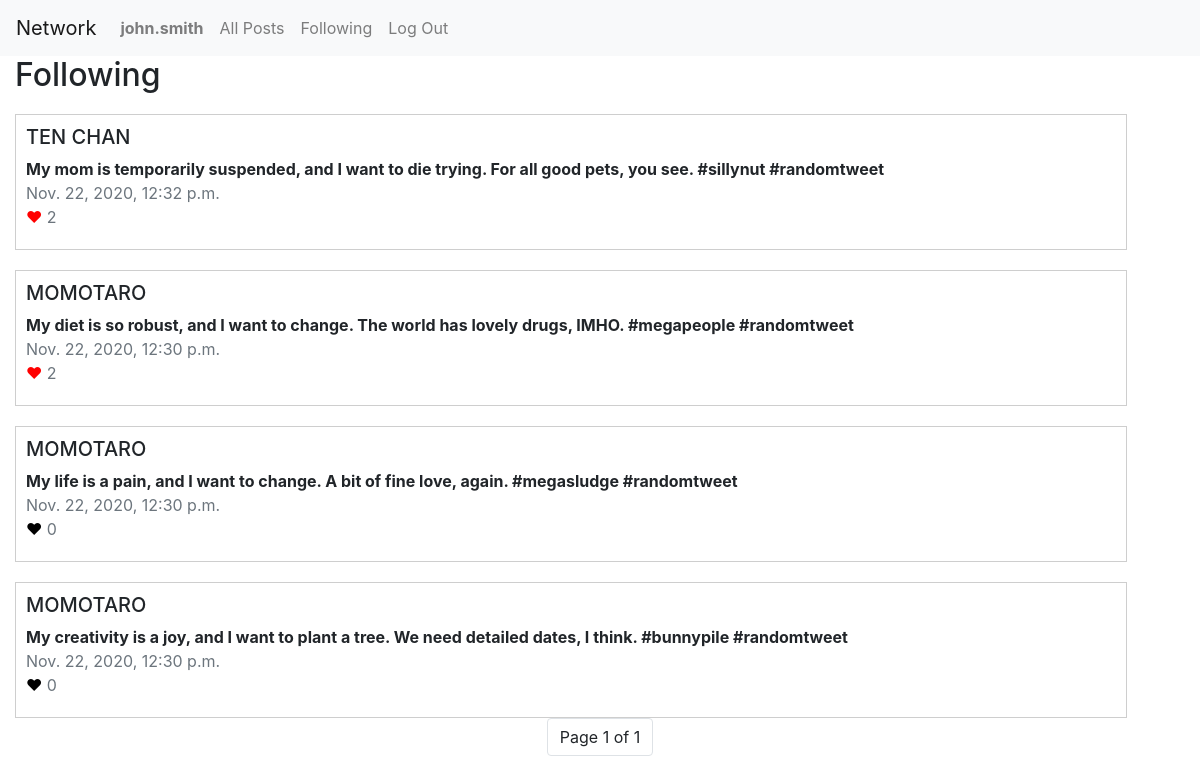
The app's page /following (signed in) with its own data.
### network/models.py (models this page shows)
class User(AbstractUser):
    pass

class Post(models.Model):
    user = models.ForeignKey("User", on_delete=models.CASCADE, related_name="posts")
    body = models.TextField(blank=True, max_length=280)
    timestamp = models.DateTimeField(auto_now_add=True)
    like = models.ManyToManyField("User", related_name="post_likes", blank=True)
    def num_likes(self):
        return self.like.count()

### network/views.py (the view)
# urls.py: path("following", views.following, name="following"),
@login_required(login_url='login') # From https://docs.djangoproject.com/en/dev/ref/settings/#login-redirect-url
def following(request):
    post_list = Post.objects.filter(user__following__follower__id=request.user.id).order_by('-timestamp')
    paginator = Paginator(post_list, 10) # Show 10 posts per page.
    page_number = request.GET.get('page')
    page_obj = paginator.get_page(page_number)
    return render(request, "network/following.html", {
    "page_obj": page_obj,
    })

### network/templates/network/following.html (shortened to what this page needs)
{% extends "network/layout.html" %}
{% load static %}
{% block body %}
<div class="container-fluid">
    <h2>Following</h2>
    {% for post in page_obj %}
        <div class="box">
            <h5><a href="{% url 'profile' post.user.id %}" alt="View {{ post.user }}'s profile" class="user">{{ post.user|upper }}</a></h5>
            <p class="post-body" id="post-body-{{ post.id }}">{{ post.body }}</p>
            <p class="text-secondary date">{{ post.timestamp }}</p>
            {% if user in post.like.all %}
                <p class="like" id="{{ post.id }}" style="color:red;"><a href="javascript:void(0);">♥</a></p>
            {% else %}
                <p class="like" id="{{ post.id }}" style="color:black;"><a href="javascript:void(0);">♥</a></p>
            {% endif %}
            <p class="text-secondary like" id="count-like-{{ post.id }}">{{ post.num_likes }}</p>
        </div>
    {% endfor %}
    <nav>
    <ul class="pagination justify-content-center">
        <li class="page-item"><a class="page-link">Page {{ page_obj.number }} of {{ page_obj.paginator.num_pages }}</a></li>
    </ul>
</nav>
</div>
{% endblock %}

### network/templates/network/layout.html (shortened to what this page needs)
{% load static %}
<!DOCTYPE html>
<html lang="en">
    <head>
        <link rel="stylesheet" href="https://stackpath.bootstrapcdn.com/bootstrap/4.4.1/css/bootstrap.min.css">
        <link href="{% static 'network/styles.css' %}" rel="stylesheet">
    </head>
    <body>
        <nav class="navbar navbar-expand-lg navbar-light bg-light">
            <a class="navbar-brand" href="{% url 'index' %}">Network</a>
            <div>
              <ul class="navbar-nav mr-auto">
                {% if user.is_authenticated %}
                    <li class="nav-item">
                        <a class="nav-link" href="{% url 'profile' user.id %}"><strong>{{ user.username }}</strong></a>
                    </li>
                {% endif %}
                <li class="nav-item">
                  <a class="nav-link" href="{% url 'index' %}">All Posts</a>
                </li>
                {% if user.is_authenticated %}
                    <li class="nav-item">
                        <a class="nav-link" href="{% url 'following' %}">Following</a>
                    </li>
                    <li class="nav-item">
                        <a class="nav-link" href="{% url 'logout' %}">Log Out</a>
                    </li>
                {% endif %}
              </ul>
            </div>
          </nav>
        <div class="body">
            {% block body %}
            {% endblock %}
        </div>
    </body>
</html>

### network/static/network/styles.css (style rules this page uses)
a, a:hover, a:focus, a:active { color: inherit; }
.box { border: 1px solid #cecece; width: 95%; margin-top: 20px; padding-top: 10px; padding-right: 10px; padding-bottom: 20px; padding-left: 10px; }
.post-body { font-weight: bold; margin: 0; }
.like { display: inline; margin: 0; }
.date { margin: 0; }

### records on screen
User: username "john.smith"
Post: user "TEN CHAN", body "My mom is temporarily suspended, and I want to die trying. For all good pets, you see. #sillynut #randomtweet", timestamp "Nov. 22, 2020, 12:32 p.m.", num_likes "2"
Post: user "MOMOTARO", body "My diet is so robust, and I want to change. The world has lovely drugs, IMHO. #megapeople #randomtweet", timestamp "Nov. 22, 2020, 12:30 p.m.", num_likes "2"
Post: user "MOMOTARO", body "My life is a pain, and I want to change. A bit of fine love, again. #megasludge #randomtweet", timestamp "Nov. 22, 2020, 12:30 p.m.", num_likes "0"
Post: user "MOMOTARO", body "My creativity is a joy, and I want to plant a tree. We need detailed dates, I think. #bunnypile #randomtweet", timestamp "Nov. 22, 2020, 12:30 p.m.", num_likes "0"

### other values on screen
{{ page_obj.number }} "1"
{{ page_obj.paginator.num_pages }} "1"
